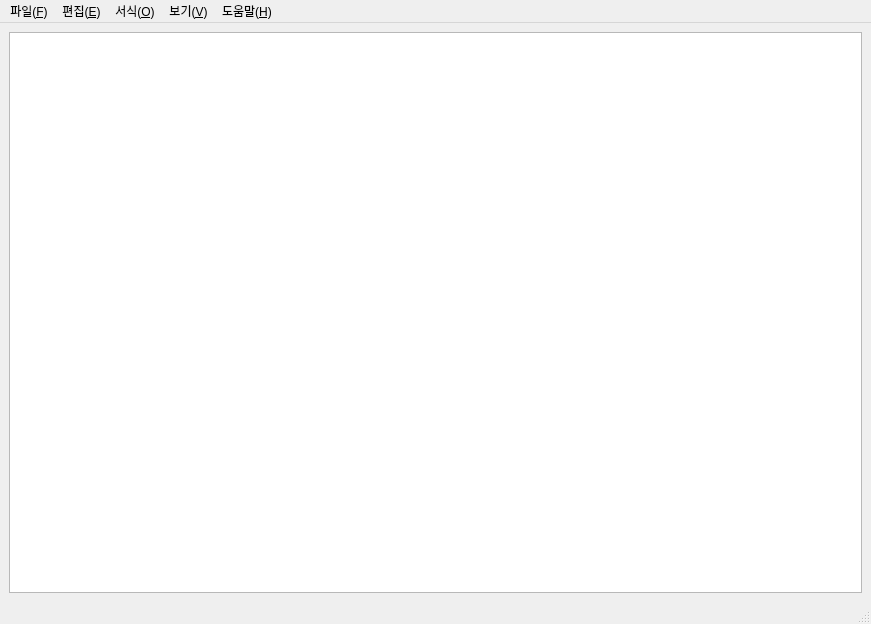
<?xml version="1.0" encoding="UTF-8"?>
<ui version="4.0">
 <class>MainWindow</class>
 <widget class="QMainWindow" name="MainWindow">
  <property name="geometry">
   <rect>
    <x>0</x>
    <y>0</y>
    <width>871</width>
    <height>624</height>
   </rect>
  </property>
  <property name="windowTitle">
   <string>MainWindow</string>
  </property>
  <widget class="QWidget" name="centralwidget">
   <layout class="QGridLayout" name="gridLayout">
    <item row="0" column="0">
     <widget class="QPlainTextEdit" name="plainTextEdit"/>
    </item>
   </layout>
  </widget>
  <widget class="QMenuBar" name="menubar">
   <property name="geometry">
    <rect>
     <x>0</x>
     <y>0</y>
     <width>871</width>
     <height>22</height>
    </rect>
   </property>
   <widget class="QMenu" name="menu_F">
    <property name="title">
     <string>파일(&amp;F)</string>
    </property>
    <addaction name="action_N"/>
    <addaction name="action_W"/>
    <addaction name="action_O"/>
    <addaction name="action_S"/>
    <addaction name="action_A"/>
    <addaction name="separator"/>
    <addaction name="action_U"/>
    <addaction name="action_P"/>
    <addaction name="separator"/>
    <addaction name="action_X"/>
   </widget>
   <widget class="QMenu" name="menu_E">
    <property name="title">
     <string>편집(&amp;E)</string>
    </property>
    <addaction name="action_U_2"/>
    <addaction name="separator"/>
    <addaction name="action_T"/>
    <addaction name="action_C"/>
    <addaction name="action_C_2"/>
    <addaction name="action_L"/>
    <addaction name="separator"/>
    <addaction name="actionBing_S"/>
    <addaction name="action_F"/>
    <addaction name="action_N_2"/>
    <addaction name="action_V"/>
    <addaction name="action_R"/>
    <addaction name="action_G"/>
    <addaction name="separator"/>
    <addaction name="action_A_2"/>
    <addaction name="action_D"/>
   </widget>
   <widget class="QMenu" name="menu_O">
    <property name="title">
     <string>서식(&amp;O)</string>
    </property>
    <addaction name="action_W_2"/>
    <addaction name="action_F_2"/>
   </widget>
   <widget class="QMenu" name="menu_V">
    <property name="title">
     <string>보기(&amp;V)</string>
    </property>
    <widget class="QMenu" name="menu_W">
     <property name="title">
      <string>확대하기/축소하기(&amp;W)</string>
     </property>
     <addaction name="action_I_Ctrl"/>
     <addaction name="action_O_Ctrl"/>
     <addaction name="action_Ctrl_O"/>
    </widget>
    <addaction name="menu_W"/>
    <addaction name="action_F_3"/>
   </widget>
   <widget class="QMenu" name="menu_H">
    <property name="title">
     <string>도움말(&amp;H)</string>
    </property>
    <addaction name="action_H"/>
    <addaction name="action_F_4"/>
    <addaction name="separator"/>
    <addaction name="action_A_3"/>
   </widget>
   <addaction name="menu_F"/>
   <addaction name="menu_E"/>
   <addaction name="menu_O"/>
   <addaction name="menu_V"/>
   <addaction name="menu_H"/>
  </widget>
  <widget class="QStatusBar" name="statusbar"/>
  <action name="action_N">
   <property name="text">
    <string>새로 만들기(&amp;N)</string>
   </property>
   <property name="shortcut">
    <string>Ctrl+N</string>
   </property>
  </action>
  <action name="action_W">
   <property name="text">
    <string>새 창(&amp;W)</string>
   </property>
   <property name="shortcut">
    <string>Ctrl+Shift+N</string>
   </property>
  </action>
  <action name="action_O">
   <property name="text">
    <string>열기(&amp;O)...</string>
   </property>
   <property name="shortcut">
    <string>Ctrl+O</string>
   </property>
  </action>
  <action name="action_A">
   <property name="text">
    <string>다른 이름으로 저장(&amp;A)...</string>
   </property>
   <property name="shortcut">
    <string>Ctrl+Shift+S</string>
   </property>
  </action>
  <action name="action_U">
   <property name="text">
    <string>페이지 설정(&amp;U)...</string>
   </property>
  </action>
  <action name="action_P">
   <property name="text">
    <string>인쇄(&amp;P)...</string>
   </property>
   <property name="shortcut">
    <string>Ctrl+P</string>
   </property>
  </action>
  <action name="action_X">
   <property name="text">
    <string>끝내기(&amp;X)</string>
   </property>
  </action>
  <action name="action_T">
   <property name="text">
    <string>잘라내기(&amp;T)</string>
   </property>
   <property name="shortcut">
    <string>Ctrl+X</string>
   </property>
  </action>
  <action name="action_C">
   <property name="text">
    <string>복사(&amp;C)</string>
   </property>
   <property name="shortcut">
    <string>Ctrl+C</string>
   </property>
  </action>
  <action name="action_L">
   <property name="text">
    <string>삭제(&amp;L)</string>
   </property>
   <property name="shortcut">
    <string>Del</string>
   </property>
  </action>
  <action name="actionBing_S">
   <property name="text">
    <string>Bing으로 검색(&amp;S)...</string>
   </property>
   <property name="shortcut">
    <string>Ctrl+E</string>
   </property>
  </action>
  <action name="action_F">
   <property name="text">
    <string>찾기(&amp;F)...</string>
   </property>
   <property name="shortcut">
    <string>Ctrl+F</string>
   </property>
  </action>
  <action name="action_N_2">
   <property name="text">
    <string>다음 찾기(&amp;N)</string>
   </property>
   <property name="shortcut">
    <string>F3</string>
   </property>
  </action>
  <action name="action_V">
   <property name="text">
    <string>이전 찾기(&amp;V)</string>
   </property>
   <property name="shortcut">
    <string>Shift+F3</string>
   </property>
  </action>
  <action name="action_R">
   <property name="text">
    <string>바꾸기(&amp;R)</string>
   </property>
   <property name="shortcut">
    <string>Ctrl+H</string>
   </property>
  </action>
  <action name="action_G">
   <property name="text">
    <string>이동(&amp;G)...</string>
   </property>
   <property name="shortcut">
    <string>Ctrl+G</string>
   </property>
  </action>
  <action name="action_A_2">
   <property name="text">
    <string>모두 선택(&amp;A)</string>
   </property>
   <property name="shortcut">
    <string>Ctrl+A</string>
   </property>
  </action>
  <action name="action_D">
   <property name="text">
    <string>시간/날짜(&amp;D)</string>
   </property>
   <property name="shortcut">
    <string>F5</string>
   </property>
  </action>
  <action name="action_W_2">
   <property name="text">
    <string>자동 줄 바꿈(&amp;W)</string>
   </property>
  </action>
  <action name="action_F_2">
   <property name="text">
    <string>글꼴(&amp;F)...</string>
   </property>
  </action>
  <action name="action_F_3">
   <property name="checkable">
    <bool>true</bool>
   </property>
   <property name="text">
    <string>상태 표시줄(&amp;S)</string>
   </property>
  </action>
  <action name="action_I_Ctrl">
   <property name="text">
    <string>확대(&amp;I)</string>
   </property>
   <property name="shortcut">
    <string>Ctrl+=</string>
   </property>
  </action>
  <action name="action_O_Ctrl">
   <property name="text">
    <string>축소(&amp;O)</string>
   </property>
   <property name="shortcut">
    <string>Ctrl+-</string>
   </property>
  </action>
  <action name="action_Ctrl_O">
   <property name="text">
    <string>확대하기/축소하기 기본값 복원</string>
   </property>
   <property name="shortcut">
    <string>Ctrl+O</string>
   </property>
  </action>
  <action name="action_H">
   <property name="text">
    <string>도움말 보기(&amp;H)</string>
   </property>
  </action>
  <action name="action_F_4">
   <property name="text">
    <string>피드백 보내기(&amp;F)</string>
   </property>
  </action>
  <action name="action_A_3">
   <property name="text">
    <string>메모장 정보(&amp;A)</string>
   </property>
  </action>
  <action name="action_C_2">
   <property name="enabled">
    <bool>true</bool>
   </property>
   <property name="text">
    <string>붙여 넣기(&amp;P)</string>
   </property>
   <property name="toolTip">
    <string>붙여 넣기(P)</string>
   </property>
   <property name="shortcut">
    <string>Ctrl+V</string>
   </property>
   <property name="autoRepeat">
    <bool>true</bool>
   </property>
   <property name="visible">
    <bool>true</bool>
   </property>
   <property name="iconVisibleInMenu">
    <bool>true</bool>
   </property>
  </action>
  <action name="action_S">
   <property name="text">
    <string>저장(&amp;S)</string>
   </property>
   <property name="toolTip">
    <string>저장(S)</string>
   </property>
   <property name="shortcut">
    <string>Ctrl+S</string>
   </property>
  </action>
  <action name="action_U_2">
   <property name="text">
    <string>실행 취소(&amp;U)</string>
   </property>
   <property name="shortcut">
    <string>Ctrl+Z</string>
   </property>
  </action>
 </widget>
 <resources/>
 <connections>
  <connection>
   <sender>action_X</sender>
   <signal>triggered()</signal>
   <receiver>MainWindow</receiver>
   <slot>close()</slot>
   <hints>
    <hint type="sourcelabel">
     <x>-1</x>
     <y>-1</y>
    </hint>
    <hint type="destinationlabel">
     <x>438</x>
     <y>370</y>
    </hint>
   </hints>
  </connection>
 </connections>
</ui>
